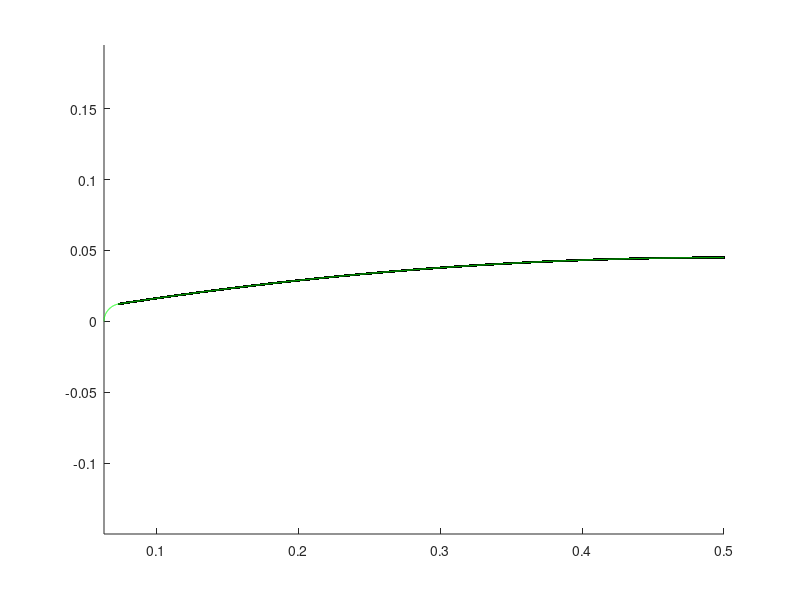

MATLAB code to generate this figure:
%% ogive geometry work (09/01/2026)
clc; clear; close all;
%%%%%%%%%%%%%%%%%%%%%%%%%%%%%%%%%%%%%%%%%%%%%%%%%%%%%%%%%%%%%%%%%%%%%%%%%%%
parent_dir_str = '2025';
path_parts = regexp(mfilename('fullpath'), filesep, 'split');
path_idx = find(cellfun(@(s1)strcmp(s1,parent_dir_str),path_parts));
parent_dir = fullfile(path_parts{1:path_idx});
addpath(genpath(parent_dir));
clear parent_dir_str path_idx path_parts
%%%%%%%%%%%%%%%%%%%%%%%%%%%%%%%%%%%%%%%%%%%%%%%%%%%%%%%%%%%%%%%%%%%%%%%%%%%
clc;

rho_ogv = 2.80028;
L0      = 0.5;
Rn      = 12.5/1000;
Rb      = 45/1000;
% y(x) for the ogive part of the geometry
y_ogive    = @(x)   sqrt(rho_ogv^2 - (L0-x).^2) + Rb - rho_ogv;

% dy/dx for the ogive part of the geometry
% dydx_ogive = @(x)   (L0-x)./sqrt(rho_ogv^2 - (L0 - x).^2);

% y(x) (positive branch) for the tip
y_circ     = @(x,x0)   sqrt( Rn^2 - (x-x0).^2 );

% dy/dx for the tip
% dydx_circ  = @(x,x0) -(x-x0)./sqrt(Rn^2- (x-x0).^2);



% center of circle such that it is tangent to the ogive
x0 = L0 - sqrt( (rho_ogv-Rn)^2 - (Rb-rho_ogv)^2 );

xa = x0-Rn;

% point of tangency between circular tip and ogive
options = optimset('TolFun',1e-15,'TolX',1e-17);
xt = fminbnd( @(x) ( (y_circ(x,x0) -  y_ogive(x)).^2 ),x0-Rn,x0+Rn,options);

% either or
yt = y_circ(xt,x0);
% yt = y_ogive(xt);

yfun = @(x) (x<=xt).*y_circ(x,x0) + (x>xt).*y_ogive(x);


hold on
% fplot( @(x) y_circ(x,x0),[x0-Rn,xt],'r')
% fplot(y_ogive,[xt,0.5],'r')
% plot(xt,yt,'gx')
x = linspace(xt,L0,8001);
y = yfun(x);
plot(x,y,'k.-')
axis equal

load('xy_ogive.mat')

plot(xy_ogive(:,1),xy_ogive(:,2),'g');
